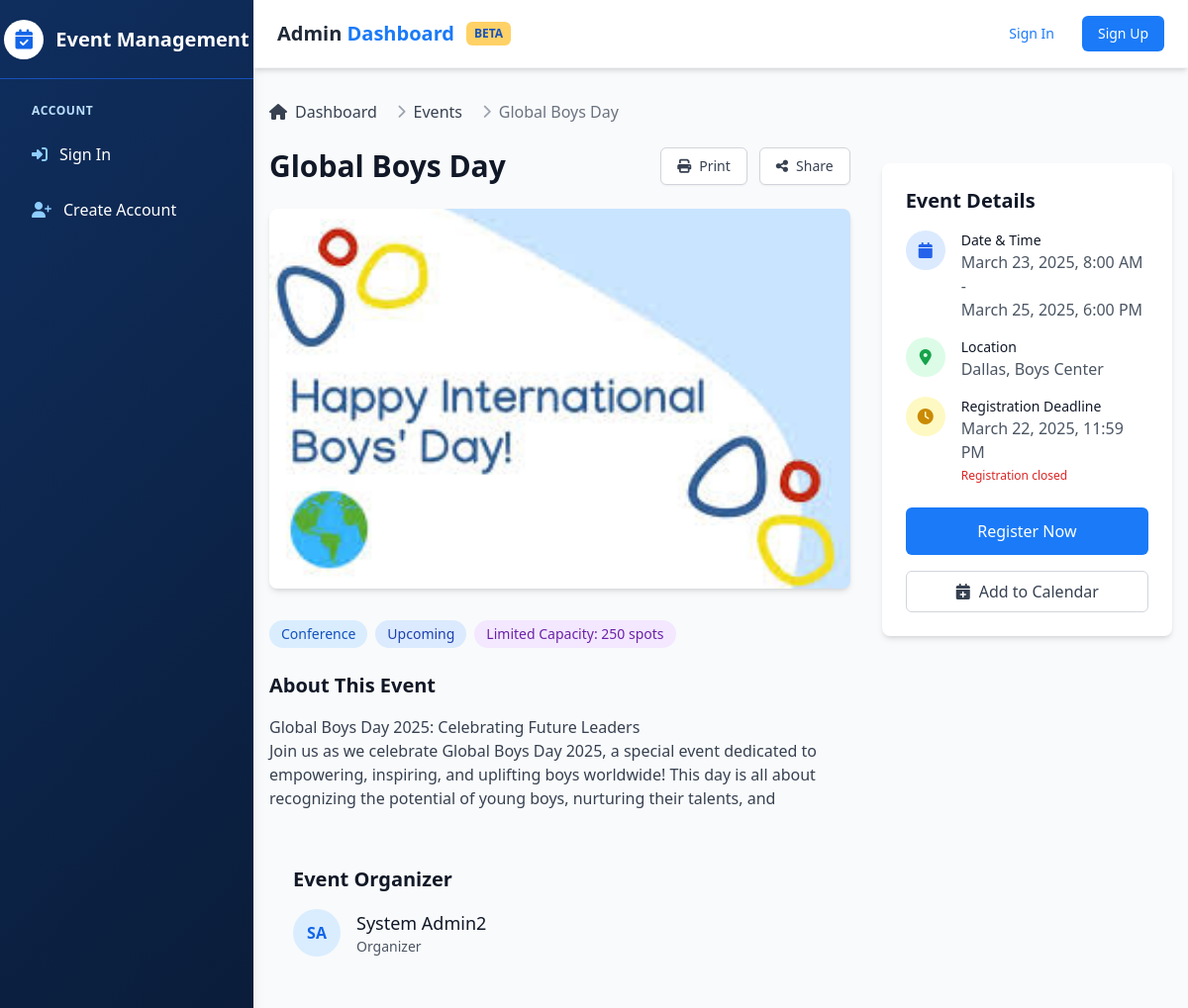
The app's page /events/global-boys-day/ with its own data.
### apps/main/models.py (models this page shows, shortened)
class Event(models.Model):
    STATUS_CHOICES = (
        ('draft', 'Draft'),
        ('published', 'Published'),
        ('cancelled', 'Cancelled'),
    )
    CATEGORY_CHOICES = (
        ('academic', 'Academic'),
        ('social', 'Social'),
        ('workshop', 'Workshop'),
        ('conference', 'Conference'),
        ('other', 'Other'),
    )
    title = models.CharField(max_length=255)
    slug = models.SlugField(max_length=255, unique=True)
    description = models.TextField()
    location = models.CharField(max_length=255)
    start_date = models.DateTimeField()
    end_date = models.DateTimeField()
    category = models.CharField(max_length=20, choices=CATEGORY_CHOICES, default='academic')
    image = models.ImageField(upload_to='events/%Y/%m/%d/', blank=True, null=True)
    capacity = models.PositiveIntegerField(default=0)  # 0 means unlimited
    registration_deadline = models.DateTimeField(blank=True, null=True)
    status = models.CharField(max_length=10, choices=STATUS_CHOICES, default='draft')
    created_by = models.ForeignKey(settings.AUTH_USER_MODEL, on_delete=models.CASCADE, related_name='created_events')
    created_at = models.DateTimeField(auto_now_add=True)
    updated_at = models.DateTimeField(auto_now=True)
    class Meta:
        ordering = ['-start_date']
        indexes = [
            models.Index(fields=['-start_date']),
            models.Index(fields=['status']),
        ]
    @property
    def is_past_event(self):
        return self.end_date < timezone.now()
    @property
    def registration_open(self):
        if not self.registration_deadline:
            return self.status == 'published' and not self.is_past_event
        return self.status == 'published' and timezone.now() <= self.registration_deadline
    @property
    def is_ongoing(self):
        now = timezone.now()
        return self.start_date <= now <= self.end_date

### apps/users/models.py (models this page shows, shortened)
class Account(AbstractBaseUser, PermissionsMixin):
    email = models.EmailField(verbose_name='email', max_length=60, unique=True)
    name = models.CharField(max_length=100, null=True)
    is_admin = models.BooleanField(default=False)
    is_active = models.BooleanField(default=True)
    is_staff = models.BooleanField(default=False)
    is_superuser = models.BooleanField(default=False)
    created_at = models.DateTimeField(auto_now_add=True)
    updated_at = models.DateTimeField(auto_now=True)
    USERNAME_FIELD = 'email'
    objects = MyAccountManager()
    class Meta:
        ordering = ['-updated_at', 'name' ]
    @property
    def get_abbreviated_name(self):
        if self.name:
            name_parts = self.name.split()
            if len(name_parts) >= 2:
                return f"{name_parts[0][0]}{name_parts[-1][0]}"
            return name_parts[0][:2]
        else:
            return self.email[:2]
    @property
    def get_full_name(self):
        return self.name if self.name else self.email

### apps/main/views.py (the view)
# urls.py: path('events/<slug:slug>/', views.event_detail, name='event_detail'),
def event_detail(request, slug):
    event = get_object_or_404(Event, slug=slug)
    if event.status == 'draft' and not (request.user == event.created_by or request.user.is_staff):
        return HttpResponseForbidden("You don't have permission to view this event.")
    is_registered = False
    related_events = Event.objects.filter(
        category=event.category,
        status='published'
    ).exclude(id=event.id).order_by('-start_date')[:3]
    context = {
        'event': event,
        'page': 'event_detail',
        'is_registered': is_registered,
        'related_events': related_events,
        'can_edit': request.user.is_authenticated and (request.user == event.created_by or request.user.is_staff),
    }
    return render(request, 'event_detail.html', context)

### templates/event_detail.html (shortened to what this page needs)
{% extends 'base.html' %} {% load static %} {% block content %}
<div class="container mx-auto px-4 py-8">
  <nav class="flex mb-6" aria-label="Breadcrumb">
    <ol class="inline-flex items-center space-x-1 md:space-x-3">
      <li class="inline-flex items-center">
        <a href="{% url 'main:dashboard' %}" class="text-gray-700 hover:text-primary-600 inline-flex items-center">
          <i class="fas fa-home mr-2"></i>
          Dashboard
        </a>
      </li>
      <li>
        <div class="flex items-center">
          <i class="fas fa-chevron-right text-gray-400 mx-2 text-sm"></i>
          <a href="{% url 'main:events' %}" class="text-gray-700 hover:text-primary-600"> Events </a>
        </div>
      </li>
      <li aria-current="page">
        <div class="flex items-center">
          <i class="fas fa-chevron-right text-gray-400 mx-2 text-sm"></i>
          <span class="text-gray-500">{{ event.title }}</span>
        </div>
      </li>
    </ol>
  </nav>
  <div class="flex flex-col lg:flex-row gap-8">
    <div class="lg:w-2/3">
      <div class="flex flex-col md:flex-row md:items-center justify-between mb-6">
        <h1 class="text-3xl font-bold text-gray-900 mb-2 md:mb-0">{{ event.title }}</h1>
        <div class="flex items-center space-x-3">
          <button onclick="window.print()" class="inline-flex items-center px-4 py-2 border border-gray-300 rounded-md shadow-sm text-sm font-medium text-gray-700 bg-white hover:bg-gray-50 focus:outline-none focus:ring-2 focus:ring-offset-2 focus:ring-primary-500">
            <i class="fas fa-print mr-2"></i>
            Print
          </button>
          <button id="shareButton" class="inline-flex items-center px-4 py-2 border border-gray-300 rounded-md shadow-sm text-sm font-medium text-gray-700 bg-white hover:bg-gray-50 focus:outline-none focus:ring-2 focus:ring-offset-2 focus:ring-primary-500">
            <i class="fas fa-share-alt mr-2"></i>
            Share
          </button>
        </div>
      </div>
      <div class="mb-8 rounded-lg overflow-hidden shadow-md h-64 md:h-96 bg-gray-100">
        {% if event.image %}
        <img src="{{ event.image.url }}" alt="{{ event.title }}" class="w-full h-full object-cover" />
        {% else %}
        <div class="w-full h-full flex items-center justify-center bg-gray-200">
          <i class="fas fa-calendar-alt text-gray-400 text-5xl"></i>
        </div>
        {% endif %}
      </div>
      <div class="flex flex-wrap gap-2 mb-6">
        <span class="px-3 py-1 bg-primary-100 text-primary-800 rounded-full text-sm font-medium"> {{ event.get_category_display }} </span>
        {% if event.is_past_event %}
        <span class="px-3 py-1 bg-gray-100 text-gray-800 rounded-full text-sm font-medium"> Past Event </span>
        {% elif event.is_ongoing %}
        <span class="px-3 py-1 bg-green-100 text-green-800 rounded-full text-sm font-medium"> Happening Now </span>
        {% else %}
        <span class="px-3 py-1 bg-blue-100 text-blue-800 rounded-full text-sm font-medium"> Upcoming </span>
        {% endif %} {% if event.capacity > 0 %}
        <span class="px-3 py-1 bg-purple-100 text-purple-800 rounded-full text-sm font-medium"> Limited Capacity: {{ event.capacity }} spots </span>
        {% endif %}
      </div>
      <div class="mb-8">
        <h2 class="text-xl font-semibold text-gray-900 mb-4">About This Event</h2>
        <div class="prose prose-blue max-w-none text-gray-700">{{ event.description|linebreaks }}</div>
      </div>
      <div class="mb-8 bg-gray-50 rounded-lg p-6">
        <h2 class="text-xl font-semibold text-gray-900 mb-4">Event Organizer</h2>
        <div class="flex items-center">
          <div class="w-12 h-12 rounded-full bg-primary-100 flex items-center justify-center text-primary-700 font-semibold mr-4">{{ event.created_by.get_abbreviated_name|slice:":2"|upper|default:event.created_by.email|slice:":2"|upper }}</div>
          <div>
            <h3 class="text-lg font-medium text-gray-900">{{ event.created_by.get_full_name|default:event.created_by.email }}</h3>
            <p class="text-gray-600 text-sm">Organizer</p>
          </div>
        </div>
      </div>
    </div>
    <div class="lg:w-1/3">
      <div class="bg-white rounded-lg shadow-md p-6 mb-6 sticky top-24">
        <h2 class="text-xl font-semibold text-gray-900 mb-4">Event Details</h2>
        <div class="flex items-start mb-4">
          <div class="flex-shrink-0 w-10 h-10 rounded-full bg-blue-100 flex items-center justify-center mr-4">
            <i class="fas fa-calendar text-blue-600"></i>
          </div>
          <div>
            <h3 class="text-sm font-medium text-gray-900">Date & Time</h3>
            <p class="text-gray-600">
              {% if event.start_date.date == event.end_date.date %} {{ event.start_date|date:"F j, Y" }}<br />
              {{ event.start_date|date:"g:i A" }} - {{ event.end_date|date:"g:i A" }} {% else %} {{ event.start_date|date:"F j, Y, g:i A" }} -<br />
              {{ event.end_date|date:"F j, Y, g:i A" }} {% endif %}
            </p>
          </div>
        </div>
        <div class="flex items-start mb-4">
          <div class="flex-shrink-0 w-10 h-10 rounded-full bg-green-100 flex items-center justify-center mr-4">
            <i class="fas fa-map-marker-alt text-green-600"></i>
          </div>
          <div>
            <h3 class="text-sm font-medium text-gray-900">Location</h3>
            <p class="text-gray-600">{{ event.location }}</p>
          </div>
        </div>
        {% if event.registration_deadline %}
        <div class="flex items-start mb-4">
          <div class="flex-shrink-0 w-10 h-10 rounded-full bg-yellow-100 flex items-center justify-center mr-4">
            <i class="fas fa-clock text-yellow-600"></i>
          </div>
          <div>
            <h3 class="text-sm font-medium text-gray-900">Registration Deadline</h3>
            <p class="text-gray-600">{{ event.registration_deadline|date:"F j, Y, g:i A" }}</p>
            {% if event.registration_deadline > now %}
            <p class="text-xs text-green-600 mt-1">Registration still open</p>
            {% else %}
            <p class="text-xs text-red-600 mt-1">Registration closed</p>
            {% endif %}
          </div>
        </div>
        {% endif %}
        <div class="mt-6">
          {% if event.status == 'cancelled' %}
          <button disabled class="w-full px-6 py-3 bg-gray-300 text-gray-600 rounded-md font-medium cursor-not-allowed">Event Cancelled</button>
          {% elif event.is_past_event %}
          <button disabled class="w-full px-6 py-3 bg-gray-300 text-gray-600 rounded-md font-medium cursor-not-allowed">Event Has Ended</button>
          {% elif is_registered %}
          <a href="{% url 'main:cancel_registration' event.id %}" class="w-full px-6 py-3 bg-red-100 text-red-700 rounded-md font-medium text-center inline-block hover:bg-red-200 transition-colors"> Cancel Registration </a>
          {% elif event.registration_open %} {% if event.capacity > 0 and event.registrations.count >= event.capacity %}
          <button disabled class="w-full px-6 py-3 bg-gray-300 text-gray-600 rounded-md font-medium cursor-not-allowed">Event Full</button>
          {% else %}
          <a href="{% url 'main:register_event' event.id %}" class="w-full px-6 py-3 bg-primary-600 text-white rounded-md font-medium text-center inline-block hover:bg-primary-700 transition-colors"> Register Now </a>
          {% endif %} {% else %}
          <button disabled class="w-full px-6 py-3 bg-gray-300 text-gray-600 rounded-md font-medium cursor-not-allowed">Registration Closed</button>
          {% endif %}
        </div>
        <div class="mt-4">
          <button id="addToCalendarBtn" class="w-full px-6 py-2 border border-gray-300 text-gray-700 rounded-md font-medium hover:bg-gray-50 transition-colors flex items-center justify-center">
            <i class="fas fa-calendar-plus mr-2"></i>
            Add to Calendar
          </button>
        </div>
      </div>
    </div>
  </div>
</div>
{% endblock %}

### records on screen
Event: title "Global Boys Day", image (picture), category "Conference", capacity "250", description "Global Boys Day 2025: Celebrating Future Leaders Join us as we celebrate Global Boys Day 2025, a special event dedicated to empowering, inspiring, and uplifting boys worldwide! This day is all about recognizing the potential of young boys, nurturing their talents, and", created_by.get_abbreviated_name "SA", created_by.get_full_name "System Admin2", start_date "March 23, 2025, 8:00 AM", end_date "March 25, 2025, 6:00 PM", location "Dallas, Boys Center", registration_deadline "March 22, 2025, 11:59 PM"
